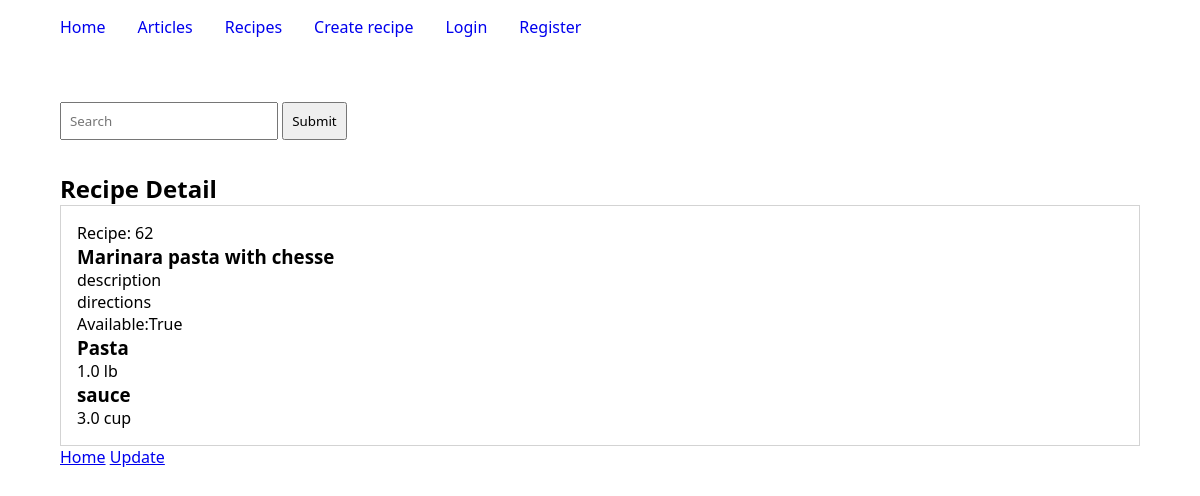
The page /my/recipe/62/detail on the database its author committed.
### recipes/models.py (models this page shows, shortened)
class Recipe(models.Model):
    user = models.ForeignKey(User, null=True, blank=True, on_delete=models.SET_NULL)
    title = models.CharField(max_length=120)
    slug = models.SlugField(null=True, blank=True)
    description = models.TextField()
    directions = models.TextField()
    created = models.DateTimeField(auto_now_add=True)
    updated = models.DateTimeField(auto_now=True)
    active = models.BooleanField(default=True)
    class Meta:
        ordering = ["-id"]

class RecipeIngredient(models.Model):
    recipe = models.ForeignKey(Recipe, null=True, blank=True, on_delete=models.SET_NULL)
    name = models.CharField(max_length=120)
    quanity = models.CharField(max_length=120)
    unit = models.CharField(max_length=120, validators=[validate_ingredient_unit])
    created = models.DateTimeField(auto_now_add=True)
    updated = models.DateTimeField(auto_now=True)
    active = models.BooleanField(default=True)

### recipes/views.py (the view)
# urls.py: path("<int:id>/detail", recipe_detail_view, name="detail"),
def recipe_detail_view(request, id):
    recipe = get_object_or_404(Recipe, id=id)
    ingredients = recipe.recipeingredient_set.all()
    context = {"recipe": recipe}
    return render(request, "recipes/detail.html", context)

### recipes/templates/recipes/detail.html (shortened to what this page needs)
{% extends "articles/index.html" %}
{% block content %}
<Section class="main-section">
    <h2>Recipe Detail</h2>
    <div class="contents">
        <div class="content">
            <p>Recipe: {{ recipe.id }}</p>
            <h3>{{ recipe.title }}</h3>
            <p>{{ recipe.description }}</p>
            <p>{{ recipe.directions }}</p>
            <p>Available:{{ recipe.active }}</p>
            {% for ingredient in recipe.recipeingredient_set.all %}
                <h3>{{ ingredient.name }}</h3>
                <p>{{ ingredient.quanity }} <span>{{ ingredient.unit }}</span></p>
            {% endfor %}
        </div>
    </div>
    <a href="{% url 'articles:home' %}">Home</a>
    <a href="{% url 'recipes:update' recipe.id %}">Update</a>
</Section>
{% endblock content %}

### articles/templates/articles/index.html (style rules this page uses)
.main-section { width: 90%; margin: 2rem auto 0 auto; }
.contents { display: flex; justify-content: flex-start; flex-wrap: wrap; gap: 2rem; }
.content { border: 1px solid lightgray; padding: 1rem; word-break: break-all; flex: 1 0 30%; }

### rows shown on the page
Recipe: id "62", title "Marinara pasta with chesse", description "description", directions "directions", active "True"
RecipeIngredient: name "Pasta", quanity "1.0", unit "lb"
RecipeIngredient: name "sauce", quanity "3.0", unit "cup"
